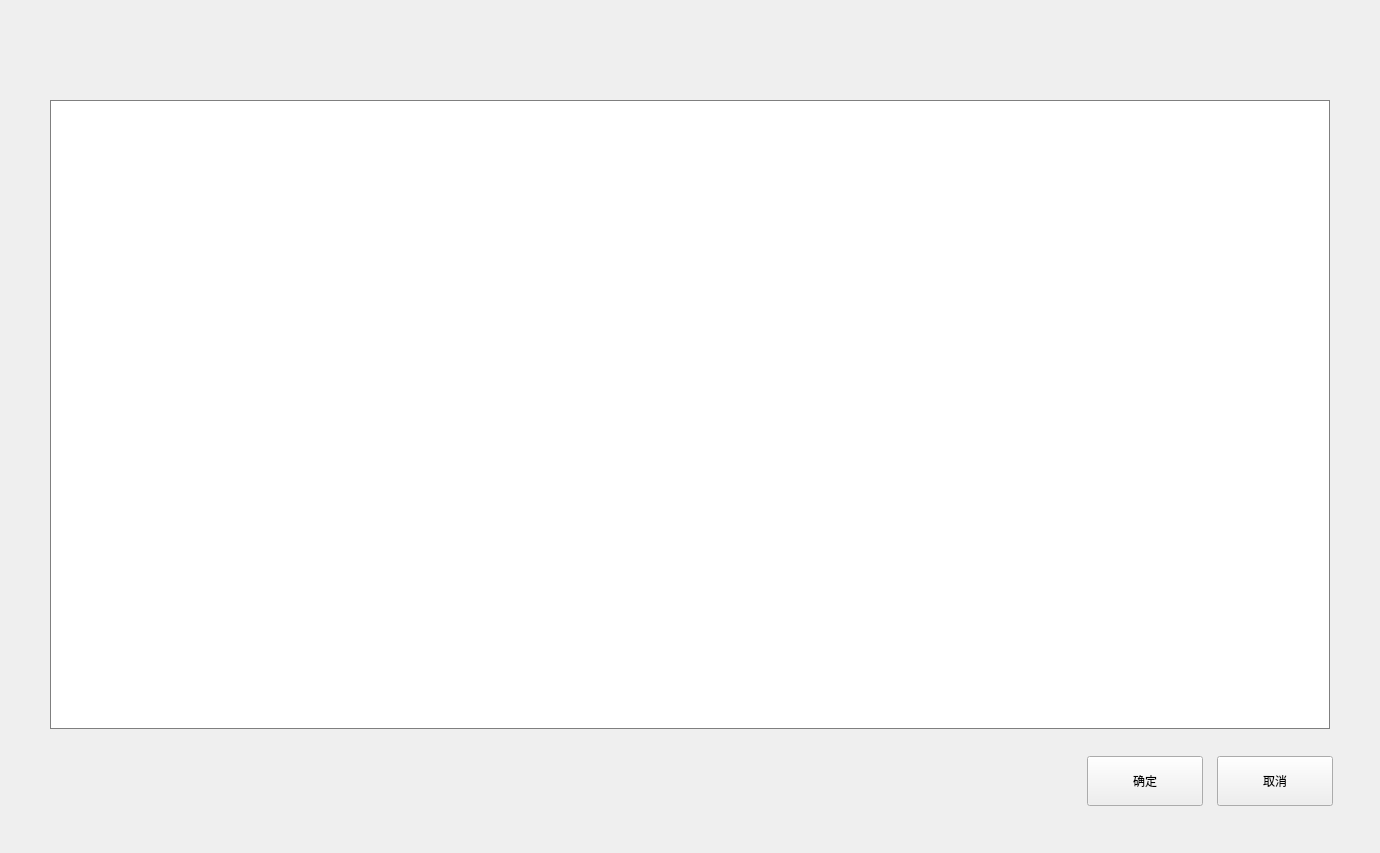
<?xml version="1.0" encoding="UTF-8"?>
<ui version="4.0">
 <class>QDulitionTimes</class>
 <widget class="BaseDlg" name="QDulitionTimes">
  <property name="geometry">
   <rect>
    <x>0</x>
    <y>0</y>
    <width>1380</width>
    <height>853</height>
   </rect>
  </property>
  <property name="windowTitle">
   <string>QDulitionTimes</string>
  </property>
  <widget class="QTableView" name="assay_paramter_list">
   <property name="geometry">
    <rect>
     <x>50</x>
     <y>100</y>
     <width>1280</width>
     <height>629</height>
    </rect>
   </property>
   <property name="showGrid">
    <bool>false</bool>
   </property>
   <attribute name="horizontalHeaderDefaultSectionSize">
    <number>280</number>
   </attribute>
   <attribute name="horizontalHeaderHighlightSections">
    <bool>false</bool>
   </attribute>
   <attribute name="horizontalHeaderStretchLastSection">
    <bool>true</bool>
   </attribute>
   <attribute name="verticalHeaderDefaultSectionSize">
    <number>45</number>
   </attribute>
  </widget>
  <widget class="QPushButton" name="ok_btn">
   <property name="geometry">
    <rect>
     <x>1087</x>
     <y>756</y>
     <width>116</width>
     <height>50</height>
    </rect>
   </property>
   <property name="text">
    <string>确定</string>
   </property>
   <property name="buttons" stdset="0">
    <string notr="true">btn_dlg</string>
   </property>
  </widget>
  <widget class="QPushButton" name="Cancel_button">
   <property name="geometry">
    <rect>
     <x>1217</x>
     <y>756</y>
     <width>116</width>
     <height>50</height>
    </rect>
   </property>
   <property name="text">
    <string>取消</string>
   </property>
   <property name="buttons" stdset="0">
    <string notr="true">btn_dlg</string>
   </property>
  </widget>
  <widget class="QFrame" name="line_h">
   <property name="geometry">
    <rect>
     <x>50</x>
     <y>100</y>
     <width>1280</width>
     <height>1</height>
    </rect>
   </property>
   <property name="styleSheet">
    <string notr="true">background: #a4a4a4;</string>
   </property>
   <property name="frameShape">
    <enum>QFrame::StyledPanel</enum>
   </property>
   <property name="frameShadow">
    <enum>QFrame::Raised</enum>
   </property>
   <property name="lines" stdset="0">
    <string notr="true">solid</string>
   </property>
  </widget>
  <widget class="QFrame" name="line_h_2">
   <property name="geometry">
    <rect>
     <x>50</x>
     <y>728</y>
     <width>1280</width>
     <height>1</height>
    </rect>
   </property>
   <property name="styleSheet">
    <string notr="true">background: #a4a4a4;</string>
   </property>
   <property name="frameShape">
    <enum>QFrame::StyledPanel</enum>
   </property>
   <property name="frameShadow">
    <enum>QFrame::Raised</enum>
   </property>
   <property name="lines" stdset="0">
    <string notr="true">solid</string>
   </property>
  </widget>
  <widget class="QFrame" name="line_v">
   <property name="geometry">
    <rect>
     <x>50</x>
     <y>100</y>
     <width>1</width>
     <height>628</height>
    </rect>
   </property>
   <property name="styleSheet">
    <string notr="true">background: #a4a4a4;</string>
   </property>
   <property name="frameShape">
    <enum>QFrame::StyledPanel</enum>
   </property>
   <property name="frameShadow">
    <enum>QFrame::Raised</enum>
   </property>
   <property name="lines" stdset="0">
    <string notr="true">solid</string>
   </property>
  </widget>
  <widget class="QFrame" name="line_v_2">
   <property name="geometry">
    <rect>
     <x>1329</x>
     <y>100</y>
     <width>1</width>
     <height>628</height>
    </rect>
   </property>
   <property name="styleSheet">
    <string notr="true">background: #a4a4a4;</string>
   </property>
   <property name="frameShape">
    <enum>QFrame::StyledPanel</enum>
   </property>
   <property name="frameShadow">
    <enum>QFrame::Raised</enum>
   </property>
   <property name="lines" stdset="0">
    <string notr="true">solid</string>
   </property>
  </widget>
 </widget>
 <layoutdefault spacing="6" margin="11"/>
 <customwidgets>
  <customwidget>
   <class>BaseDlg</class>
   <extends>QWidget</extends>
   <header>shared/basedlg.h</header>
   <container>1</container>
  </customwidget>
 </customwidgets>
 <resources/>
 <connections/>
</ui>
